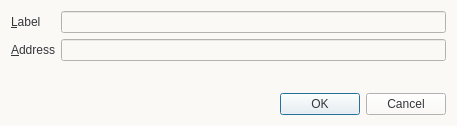
<?xml version="1.0" encoding="UTF-8"?>
<ui version="4.0">
 <class>EditAddressDialog</class>
 <widget class="QDialog" name="EditAddressDialog">
  <property name="geometry">
   <rect>
    <x>0</x>
    <y>0</y>
    <width>457</width>
    <height>126</height>
   </rect>
  </property>
  <property name="windowTitle">
   <string>Edit Address</string>
  </property>
  <property name="styleSheet">
   <string notr="true">color:#33363b; font-size:12px; font-family:&quot;Open Sans Bold&quot;;background-color:#fbf9f6;</string>
  </property>
  <layout class="QVBoxLayout" name="verticalLayout">
   <item>
    <layout class="QFormLayout" name="formLayout">
     <property name="fieldGrowthPolicy">
      <enum>QFormLayout::AllNonFixedFieldsGrow</enum>
     </property>
     <item row="0" column="0">
      <widget class="QLabel" name="label">
       <property name="text">
        <string>&amp;Label</string>
       </property>
       <property name="buddy">
        <cstring>labelEdit</cstring>
       </property>
      </widget>
     </item>
     <item row="0" column="1">
      <widget class="QLineEdit" name="labelEdit">
       <property name="toolTip">
        <string>The label associated with this address book entry</string>
       </property>
      </widget>
     </item>
     <item row="1" column="0">
      <widget class="QLabel" name="label_2">
       <property name="text">
        <string>&amp;Address</string>
       </property>
       <property name="buddy">
        <cstring>addressEdit</cstring>
       </property>
      </widget>
     </item>
     <item row="1" column="1">
      <widget class="QLineEdit" name="addressEdit">
       <property name="toolTip">
        <string>The address associated with this address book entry. This can only be modified for sending addresses.</string>
       </property>
      </widget>
     </item>
    </layout>
   </item>
   <item>
    <widget class="QDialogButtonBox" name="buttonBox">
     <property name="orientation">
      <enum>Qt::Horizontal</enum>
     </property>
     <property name="standardButtons">
      <set>QDialogButtonBox::Cancel|QDialogButtonBox::Ok</set>
     </property>
    </widget>
   </item>
  </layout>
 </widget>
 <resources/>
 <connections>
  <connection>
   <sender>buttonBox</sender>
   <signal>accepted()</signal>
   <receiver>EditAddressDialog</receiver>
   <slot>accept()</slot>
   <hints>
    <hint type="sourcelabel">
     <x>248</x>
     <y>254</y>
    </hint>
    <hint type="destinationlabel">
     <x>157</x>
     <y>274</y>
    </hint>
   </hints>
  </connection>
  <connection>
   <sender>buttonBox</sender>
   <signal>rejected()</signal>
   <receiver>EditAddressDialog</receiver>
   <slot>reject()</slot>
   <hints>
    <hint type="sourcelabel">
     <x>316</x>
     <y>260</y>
    </hint>
    <hint type="destinationlabel">
     <x>286</x>
     <y>274</y>
    </hint>
   </hints>
  </connection>
 </connections>
</ui>
